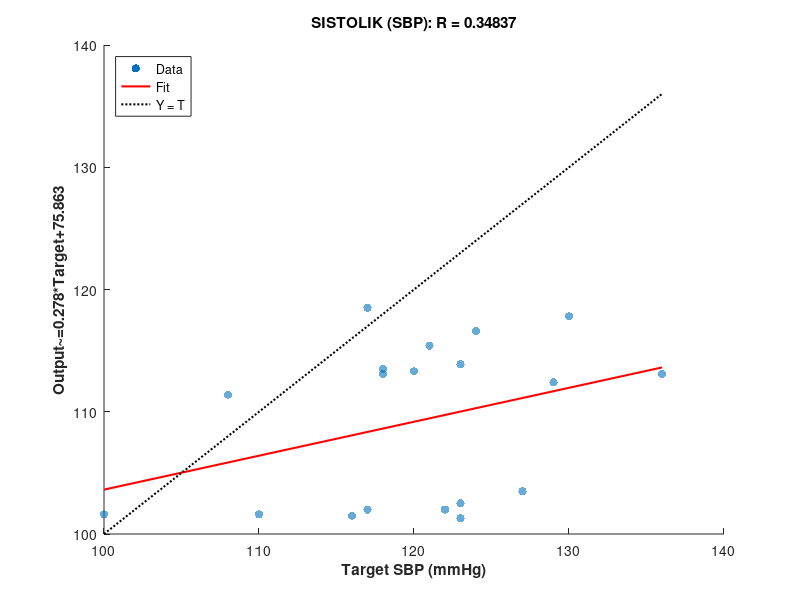

Here is the MATLAB script that generated this plot:
clear; clc; close all;

% all_actual = [130, 124, 129, 136, 120, 118, 118, 108, 117, 123, 121, 100, 110, 127, 116, 117, 146, 122, 123, 123, 139, 136];
% all_pred   = [117.8, 116.6, 112.4, 113.1, 113.3, 113.1, 113.5, 111.4, 118.5, 113.9, 115.4, 101.6, 101.6, 103.5, 101.5, 102.0, 101.9, 102.0, 101.3, 102.5, 101.1, 100.3];
all_actual = [130, 124, 129, 136, 120, 118, 118, 108, 117, 123, 121, 100, 110, 127, 116, 117, 122, 123, 123];
all_pred   = [117.8, 116.6, 112.4, 113.1, 113.3, 113.1, 113.5, 111.4, 118.5, 113.9, 115.4, 101.6, 101.6, 103.5, 101.5, 102.0, 102.0, 101.3, 102.5];

err = all_pred - all_actual;

RMSE = sqrt(mean(err.^2));
MAE = mean(abs(err));
MAPE = mean(abs(err ./ all_actual)) * 100;
R = corrcoef(all_actual, all_pred);
R = R(1,2);

mean_diff = mean(err);
sd_diff = std(err);

fprintf('SISTOLIK (SBP):\n');
fprintf('\tR\t\t\t: %.4f\t\n', R);
fprintf('\tRMSE\t\t: %.2f\tmmHg\n', RMSE);
fprintf('\tMAE\t\t\t: %.2f\tmmHg\n', MAE);
fprintf('\tMAPE\t\t: %.2f\t%%\n', MAPE);
fprintf('\tMean Diff\t: %.2f mmHg\n', mean_diff);
fprintf('\tSD Diff\t\t: %.2f mmHg\n', sd_diff);

figure();
% h1 = scatter(all_actual, all_pred);
h1 = scatter(all_actual, all_pred, 'filled', 'MarkerFaceAlpha', 0.6);
hold on;

% Garis fit linear
coef_sbp = polyfit(all_actual, all_pred, 1);
x_fit = [min(all_actual), max(all_actual)];
y_fit = polyval(coef_sbp, x_fit);
h2 = plot(x_fit, y_fit, 'r-', 'LineWidth', 1.5);

% Garis Y = T (ideal)
h3 = plot(x_fit, x_fit, 'k:', 'LineWidth', 1.5);

% Judul, legend, label
title(sprintf('SISTOLIK (SBP): R = %.5f', R));
legend([h1, h2, h3], {'Data', 'Fit', 'Y = T'}, 'Location', 'northwest');
xlabel('Target SBP (mmHg)', 'FontWeight', 'bold');
ylabel(sprintf('Output~=%.3f*Target+%.3f', coef_sbp(1), coef_sbp(2)), 'FontWeight', 'bold');

% Batas sumbu
% xlim([min(all_actual), max(all_actual)]);
% ylim([min(all_pred), max(all_pred)]);
hold off;
